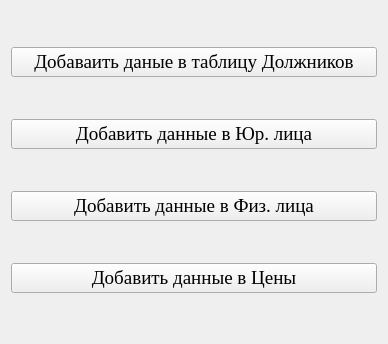
<?xml version="1.0" encoding="UTF-8"?>
<ui version="4.0">
 <class>addinform</class>
 <widget class="QWidget" name="addinform">
  <property name="geometry">
   <rect>
    <x>0</x>
    <y>0</y>
    <width>388</width>
    <height>344</height>
   </rect>
  </property>
  <property name="windowTitle">
   <string>Form</string>
  </property>
  <layout class="QGridLayout" name="gridLayout">
   <item row="0" column="0">
    <widget class="QPushButton" name="pushButtonDebtore">
     <property name="font">
      <font>
       <family>Times New Roman</family>
       <pointsize>14</pointsize>
      </font>
     </property>
     <property name="text">
      <string>Добаваить даные в таблицу Должников</string>
     </property>
    </widget>
   </item>
   <item row="2" column="0">
    <widget class="QPushButton" name="pushButtonFiz">
     <property name="font">
      <font>
       <family>Times New Roman</family>
       <pointsize>14</pointsize>
      </font>
     </property>
     <property name="text">
      <string>Добавить данные в Физ. лица</string>
     </property>
    </widget>
   </item>
   <item row="4" column="0">
    <widget class="QPushButton" name="pushButton_Prise">
     <property name="font">
      <font>
       <family>Times New Roman</family>
       <pointsize>14</pointsize>
      </font>
     </property>
     <property name="text">
      <string>Добавить данные в Цены</string>
     </property>
    </widget>
   </item>
   <item row="1" column="0">
    <widget class="QPushButton" name="pushButton_Ur">
     <property name="font">
      <font>
       <family>Times New Roman</family>
       <pointsize>14</pointsize>
      </font>
     </property>
     <property name="text">
      <string>Добавить данные в Юр. лица</string>
     </property>
    </widget>
   </item>
  </layout>
 </widget>
 <resources/>
 <connections/>
</ui>
